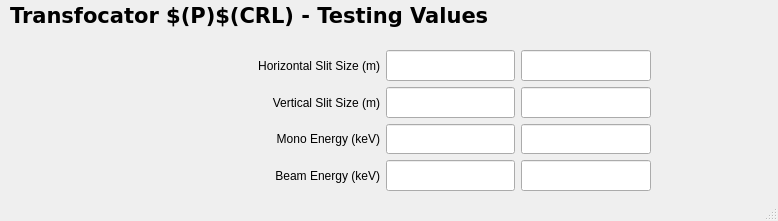
<?xml version="1.0" encoding="UTF-8"?>
<ui version="4.0">
 <class>MainWindow</class>
 <widget class="QMainWindow" name="MainWindow">
  <property name="geometry">
   <rect>
    <x>0</x>
    <y>0</y>
    <width>778</width>
    <height>221</height>
   </rect>
  </property>
  <property name="windowTitle">
   <string>MainWindow</string>
  </property>
  <widget class="QWidget" name="centralwidget">
   <widget class="caFrame" name="caframe_8">
    <property name="geometry">
     <rect>
      <x>0</x>
      <y>0</y>
      <width>1071</width>
      <height>31</height>
     </rect>
    </property>
    <property name="sizePolicy">
     <sizepolicy hsizetype="Expanding" vsizetype="Preferred">
      <horstretch>0</horstretch>
      <verstretch>0</verstretch>
     </sizepolicy>
    </property>
    <property name="maximumSize">
     <size>
      <width>1071</width>
      <height>16777215</height>
     </size>
    </property>
    <property name="lineWidth">
     <number>0</number>
    </property>
    <property name="background">
     <color>
      <red>0</red>
      <green>53</green>
      <blue>132</blue>
     </color>
    </property>
    <property name="backgroundMode">
     <enum>caFrame::Filled</enum>
    </property>
    <layout class="QHBoxLayout" name="horizontalLayout">
     <property name="spacing">
      <number>5</number>
     </property>
     <property name="leftMargin">
      <number>10</number>
     </property>
     <property name="topMargin">
      <number>2</number>
     </property>
     <property name="rightMargin">
      <number>0</number>
     </property>
     <property name="bottomMargin">
      <number>2</number>
     </property>
     <item>
      <widget class="caLabel" name="calabel">
       <property name="enabled">
        <bool>true</bool>
       </property>
       <property name="sizePolicy">
        <sizepolicy hsizetype="Preferred" vsizetype="Preferred">
         <horstretch>0</horstretch>
         <verstretch>0</verstretch>
        </sizepolicy>
       </property>
       <property name="maximumSize">
        <size>
         <width>1071</width>
         <height>16777215</height>
        </size>
       </property>
       <property name="font">
        <font>
         <family>Verdana</family>
         <pointsize>16</pointsize>
         <weight>75</weight>
         <bold>true</bold>
        </font>
       </property>
       <property name="text">
        <string>Transfocator $(P)$(CRL) - Testing Values</string>
       </property>
       <property name="alignment">
        <set>Qt::AlignLeading|Qt::AlignLeft|Qt::AlignVCenter</set>
       </property>
       <property name="fontScaleMode">
        <enum>ESimpleLabel::Height</enum>
       </property>
       <property name="foreground">
        <color>
         <red>228</red>
         <green>228</green>
         <blue>228</blue>
        </color>
       </property>
       <property name="background">
        <color alpha="0">
         <red>160</red>
         <green>160</green>
         <blue>164</blue>
        </color>
       </property>
      </widget>
     </item>
    </layout>
   </widget>
   <widget class="caFrame" name="caframe">
    <property name="geometry">
     <rect>
      <x>0</x>
      <y>40</y>
      <width>771</width>
      <height>171</height>
     </rect>
    </property>
    <widget class="QWidget" name="gridLayoutWidget_2">
     <property name="geometry">
      <rect>
       <x>120</x>
       <y>10</y>
       <width>531</width>
       <height>141</height>
      </rect>
     </property>
     <layout class="QGridLayout" name="gridLayout_2" rowstretch="1,1,1,1" columnstretch="2,1,1">
      <item row="3" column="0">
       <widget class="caLabel" name="calabel_23">
        <property name="text">
         <string>Beam Energy (keV)</string>
        </property>
        <property name="alignment">
         <set>Qt::AlignRight|Qt::AlignTrailing|Qt::AlignVCenter</set>
        </property>
        <property name="fontScaleMode">
         <enum>ESimpleLabel::WidthAndHeight</enum>
        </property>
       </widget>
      </item>
      <item row="3" column="2">
       <widget class="caLineEdit" name="caLineEdit_31">
        <property name="sizePolicy">
         <sizepolicy hsizetype="Expanding" vsizetype="Expanding">
          <horstretch>0</horstretch>
          <verstretch>0</verstretch>
         </sizepolicy>
        </property>
        <property name="font">
         <font>
          <pointsize>13</pointsize>
         </font>
        </property>
        <property name="text">
         <string/>
        </property>
        <property name="alignment">
         <set>Qt::AlignRight|Qt::AlignTrailing|Qt::AlignVCenter</set>
        </property>
        <property name="channel" stdset="0">
         <string notr="true">$(P)$(IDENERGY).VAL</string>
        </property>
        <property name="foreground">
         <color>
          <red>10</red>
          <green>0</green>
          <blue>184</blue>
         </color>
        </property>
        <property name="background">
         <color>
          <red>200</red>
          <green>200</green>
          <blue>200</blue>
         </color>
        </property>
        <property name="colorMode">
         <enum>caLineEdit::Static</enum>
        </property>
        <property name="precision">
         <number>3</number>
        </property>
        <property name="fontScaleMode" stdset="0">
         <enum>caLineEdit::None</enum>
        </property>
       </widget>
      </item>
      <item row="2" column="0">
       <widget class="caLabel" name="calabel_22">
        <property name="text">
         <string>Mono Energy (keV)</string>
        </property>
        <property name="alignment">
         <set>Qt::AlignRight|Qt::AlignTrailing|Qt::AlignVCenter</set>
        </property>
        <property name="fontScaleMode">
         <enum>ESimpleLabel::WidthAndHeight</enum>
        </property>
       </widget>
      </item>
      <item row="2" column="1">
       <widget class="caTextEntry" name="catextentry_18">
        <property name="sizePolicy">
         <sizepolicy hsizetype="Expanding" vsizetype="Expanding">
          <horstretch>0</horstretch>
          <verstretch>0</verstretch>
         </sizepolicy>
        </property>
        <property name="alignment">
         <set>Qt::AlignRight|Qt::AlignTrailing|Qt::AlignVCenter</set>
        </property>
        <property name="channel" stdset="0">
         <string notr="true">$(P)$(MONOE).VAL</string>
        </property>
        <property name="background">
         <color>
          <red>115</red>
          <green>223</green>
          <blue>255</blue>
         </color>
        </property>
        <property name="colorMode">
         <enum>caLineEdit::Static</enum>
        </property>
        <property name="precision">
         <number>3</number>
        </property>
       </widget>
      </item>
      <item row="2" column="2">
       <widget class="caLineEdit" name="caLineEdit_30">
        <property name="sizePolicy">
         <sizepolicy hsizetype="Expanding" vsizetype="Expanding">
          <horstretch>0</horstretch>
          <verstretch>0</verstretch>
         </sizepolicy>
        </property>
        <property name="font">
         <font>
          <pointsize>13</pointsize>
         </font>
        </property>
        <property name="text">
         <string/>
        </property>
        <property name="alignment">
         <set>Qt::AlignRight|Qt::AlignTrailing|Qt::AlignVCenter</set>
        </property>
        <property name="channel" stdset="0">
         <string notr="true">$(P)$(MONOE).VAL</string>
        </property>
        <property name="foreground">
         <color>
          <red>10</red>
          <green>0</green>
          <blue>184</blue>
         </color>
        </property>
        <property name="background">
         <color>
          <red>200</red>
          <green>200</green>
          <blue>200</blue>
         </color>
        </property>
        <property name="colorMode">
         <enum>caLineEdit::Static</enum>
        </property>
        <property name="precision">
         <number>3</number>
        </property>
        <property name="fontScaleMode" stdset="0">
         <enum>caLineEdit::None</enum>
        </property>
       </widget>
      </item>
      <item row="3" column="1">
       <widget class="caTextEntry" name="catextentry_19">
        <property name="sizePolicy">
         <sizepolicy hsizetype="Expanding" vsizetype="Expanding">
          <horstretch>0</horstretch>
          <verstretch>0</verstretch>
         </sizepolicy>
        </property>
        <property name="alignment">
         <set>Qt::AlignRight|Qt::AlignTrailing|Qt::AlignVCenter</set>
        </property>
        <property name="channel" stdset="0">
         <string notr="true">$(P)$(IDENERGY).VAL</string>
        </property>
        <property name="background">
         <color>
          <red>115</red>
          <green>223</green>
          <blue>255</blue>
         </color>
        </property>
        <property name="colorMode">
         <enum>caLineEdit::Static</enum>
        </property>
        <property name="precision">
         <number>3</number>
        </property>
       </widget>
      </item>
      <item row="1" column="1">
       <widget class="caTextEntry" name="catextentry_20">
        <property name="sizePolicy">
         <sizepolicy hsizetype="Expanding" vsizetype="Expanding">
          <horstretch>0</horstretch>
          <verstretch>0</verstretch>
         </sizepolicy>
        </property>
        <property name="alignment">
         <set>Qt::AlignRight|Qt::AlignTrailing|Qt::AlignVCenter</set>
        </property>
        <property name="channel" stdset="0">
         <string notr="true">$(P)$(SLITV).VAL</string>
        </property>
        <property name="background">
         <color>
          <red>115</red>
          <green>223</green>
          <blue>255</blue>
         </color>
        </property>
        <property name="colorMode">
         <enum>caLineEdit::Static</enum>
        </property>
        <property name="precision">
         <number>3</number>
        </property>
       </widget>
      </item>
      <item row="0" column="1">
       <widget class="caTextEntry" name="catextentry_21">
        <property name="sizePolicy">
         <sizepolicy hsizetype="Expanding" vsizetype="Expanding">
          <horstretch>0</horstretch>
          <verstretch>0</verstretch>
         </sizepolicy>
        </property>
        <property name="alignment">
         <set>Qt::AlignRight|Qt::AlignTrailing|Qt::AlignVCenter</set>
        </property>
        <property name="channel" stdset="0">
         <string notr="true">$(P)$(SLITH).VAL</string>
        </property>
        <property name="background">
         <color>
          <red>115</red>
          <green>223</green>
          <blue>255</blue>
         </color>
        </property>
        <property name="colorMode">
         <enum>caLineEdit::Static</enum>
        </property>
        <property name="precision">
         <number>3</number>
        </property>
       </widget>
      </item>
      <item row="1" column="0">
       <widget class="caLabel" name="calabel_25">
        <property name="text">
         <string>Vertical Slit Size (m)</string>
        </property>
        <property name="alignment">
         <set>Qt::AlignRight|Qt::AlignTrailing|Qt::AlignVCenter</set>
        </property>
        <property name="fontScaleMode">
         <enum>ESimpleLabel::WidthAndHeight</enum>
        </property>
       </widget>
      </item>
      <item row="1" column="2">
       <widget class="caLineEdit" name="caLineEdit_32">
        <property name="sizePolicy">
         <sizepolicy hsizetype="Expanding" vsizetype="Expanding">
          <horstretch>0</horstretch>
          <verstretch>0</verstretch>
         </sizepolicy>
        </property>
        <property name="font">
         <font>
          <pointsize>13</pointsize>
         </font>
        </property>
        <property name="text">
         <string/>
        </property>
        <property name="alignment">
         <set>Qt::AlignRight|Qt::AlignTrailing|Qt::AlignVCenter</set>
        </property>
        <property name="channel" stdset="0">
         <string notr="true">$(P)$(SLITV).VAL</string>
        </property>
        <property name="foreground">
         <color>
          <red>10</red>
          <green>0</green>
          <blue>184</blue>
         </color>
        </property>
        <property name="background">
         <color>
          <red>200</red>
          <green>200</green>
          <blue>200</blue>
         </color>
        </property>
        <property name="colorMode">
         <enum>caLineEdit::Static</enum>
        </property>
        <property name="precision">
         <number>3</number>
        </property>
        <property name="fontScaleMode" stdset="0">
         <enum>caLineEdit::None</enum>
        </property>
       </widget>
      </item>
      <item row="0" column="2">
       <widget class="caLineEdit" name="caLineEdit_33">
        <property name="sizePolicy">
         <sizepolicy hsizetype="Expanding" vsizetype="Expanding">
          <horstretch>0</horstretch>
          <verstretch>0</verstretch>
         </sizepolicy>
        </property>
        <property name="font">
         <font>
          <pointsize>13</pointsize>
         </font>
        </property>
        <property name="text">
         <string/>
        </property>
        <property name="alignment">
         <set>Qt::AlignRight|Qt::AlignTrailing|Qt::AlignVCenter</set>
        </property>
        <property name="channel" stdset="0">
         <string notr="true">$(P)$(SLITH).VAL</string>
        </property>
        <property name="foreground">
         <color>
          <red>10</red>
          <green>0</green>
          <blue>184</blue>
         </color>
        </property>
        <property name="background">
         <color>
          <red>200</red>
          <green>200</green>
          <blue>200</blue>
         </color>
        </property>
        <property name="colorMode">
         <enum>caLineEdit::Static</enum>
        </property>
        <property name="precision">
         <number>3</number>
        </property>
        <property name="fontScaleMode" stdset="0">
         <enum>caLineEdit::None</enum>
        </property>
       </widget>
      </item>
      <item row="0" column="0">
       <widget class="caLabel" name="calabel_26">
        <property name="text">
         <string>Horizontal Slit Size (m)</string>
        </property>
        <property name="alignment">
         <set>Qt::AlignRight|Qt::AlignTrailing|Qt::AlignVCenter</set>
        </property>
        <property name="fontScaleMode">
         <enum>ESimpleLabel::WidthAndHeight</enum>
        </property>
       </widget>
      </item>
     </layout>
    </widget>
   </widget>
  </widget>
  <widget class="QStatusBar" name="statusbar"/>
 </widget>
 <customwidgets>
  <customwidget>
   <class>caTextEntry</class>
   <extends>caLineEdit</extends>
   <header>caTextEntry</header>
  </customwidget>
  <customwidget>
   <class>caFrame</class>
   <extends>QFrame</extends>
   <header>caFrame</header>
   <container>1</container>
  </customwidget>
  <customwidget>
   <class>caLabel</class>
   <extends>QLabel</extends>
   <header>caLabel</header>
  </customwidget>
  <customwidget>
   <class>caLineEdit</class>
   <extends>QLineEdit</extends>
   <header>caLineEdit</header>
  </customwidget>
 </customwidgets>
 <resources/>
 <connections/>
</ui>
